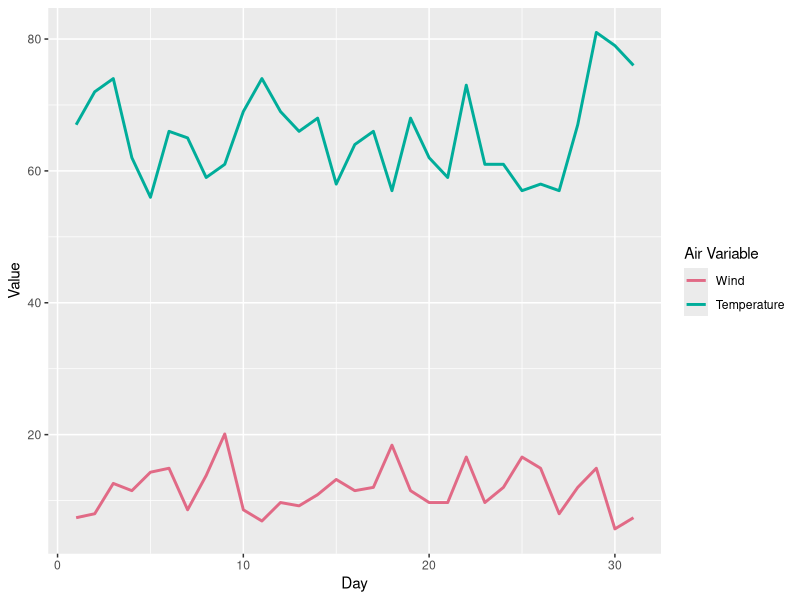
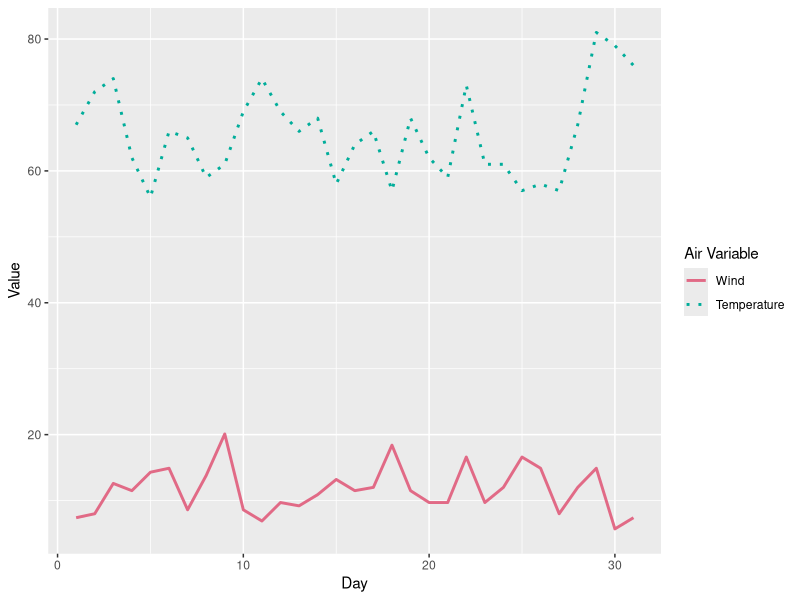

These figures' R source, in order:
## ---- chunk 1
library(ggplot2)
library(dplyr)
data(airquality)
tall_table = data.frame("Day" = c(1, 1, 2, 2, 3, 3), "Variable" = c("Ozone", "Temp", "Ozone", "Temp", "Ozone", "Temp"), "Value" = c(41, 67, 36, 72, 12, 74))
## ---- chunk 2
tall_table
## ---- chunk 3
head(airquality)
## ---- chunk 4
ggplot(airquality %>% filter(Month == 5)) +
  geom_line(mapping = aes(x = Day, y = Wind, colour = "1"), linewidth = 1) +
  geom_line(mapping = aes(x = Day, y = Temp, colour = "2"), linewidth = 1) +
  labs(x = "Day", y = "Value") +
  scale_colour_manual(name = "Air Variable", values = c("#E16A86", "#00AD9A"), labels = c("Wind", "Temperature"))
## ---- chunk 5
ggplot(airquality %>% filter(Month == 5)) +
  geom_line(mapping = aes(x = Day, y = Wind, colour = "1", linetype = "1"), linewidth = 1) +
  geom_line(mapping = aes(x = Day, y = Temp, colour = "2", linetype = "2"), linewidth = 1) +
  labs(x = "Day", y = "Value") +
  scale_colour_manual(name = "Air Variable", values = c("#E16A86", "#00AD9A"), labels = c("Wind", "Temperature")) +
  scale_linetype_manual(name = "Air Variable", values = c("solid", "dotted"), labels = c("Wind", "Temperature"))
